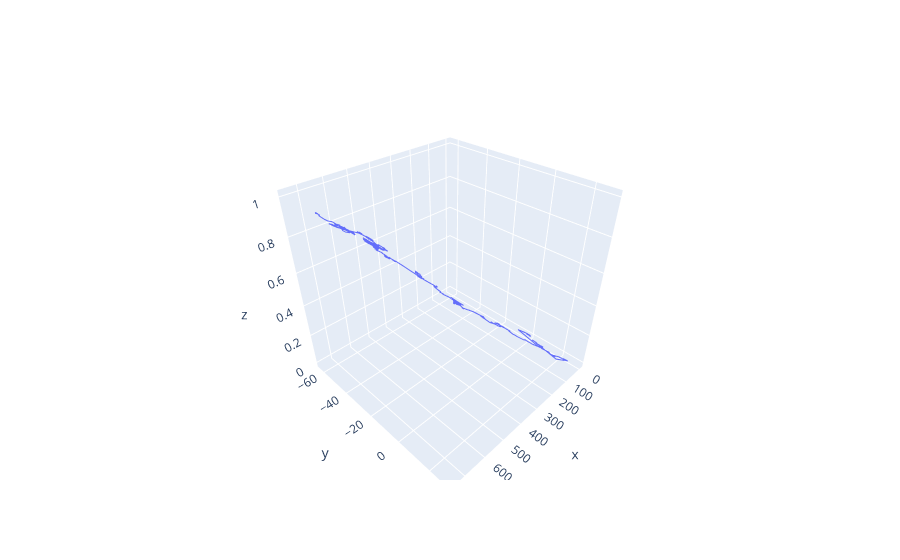

The cell this chart's notebook holds for it:
### Markdown cell above
# Activity 4: Lévy Flight - Vec2d - 1 Trajectory

### Code cell
def levy_flight(n_steps=1000, alpha=1.5, scale=1.0, c = 0.5):
    pos = Vec2d(0, 0)
    trajectory = [pos.to_tuple()]

    for i in range(n_steps):
        step_size = np.abs(levy_stable.rvs(alpha, 0, scale=scale))  # Tamaño del paso con Lévy
        angle = wrapcauchy.rvs(c, scale=scale)  # Generar un ángulo con distribución de Cauchy
        step = Vec2d(step_size, 0).rotated(angle)
        pos += step
        trajectory.append(pos.to_tuple())

    print("Primeros 5 puntos de la trayectoria:", trajectory[:5])  # Verifica si hay datos

    x, y = zip(*trajectory)
    z = np.linspace(0, 1, len(x))  # Crear un eje Z para la visualización 3D
    
    print("Cantidad de puntos generados:", len(x))  # Debe ser n_steps + 1

    fig = go.Figure()
    fig.add_trace(go.Scatter3d(x=x, y=y, z=z, mode='lines', name='Lévy Flight'))
    fig.show()

# Llamada de prueba
levy_flight()

### Figure 1 — Plotly figure (JSON) as saved in the notebook; plotly's stock layout.template omitted (floating-point values rounded to 4 significant figures; data arrays with more than 128 entries replaced by an {"elided": "..."} marker saying what was removed)
{"data": [{"mode": "lines", "name": "Lévy Flight", "type": "scatter3d", "x": {"elided": "1001 float values"}, "y": {"elided": "1001 float values"}, "z": {"elided": "1001 float values"}}], "layout": {}}
